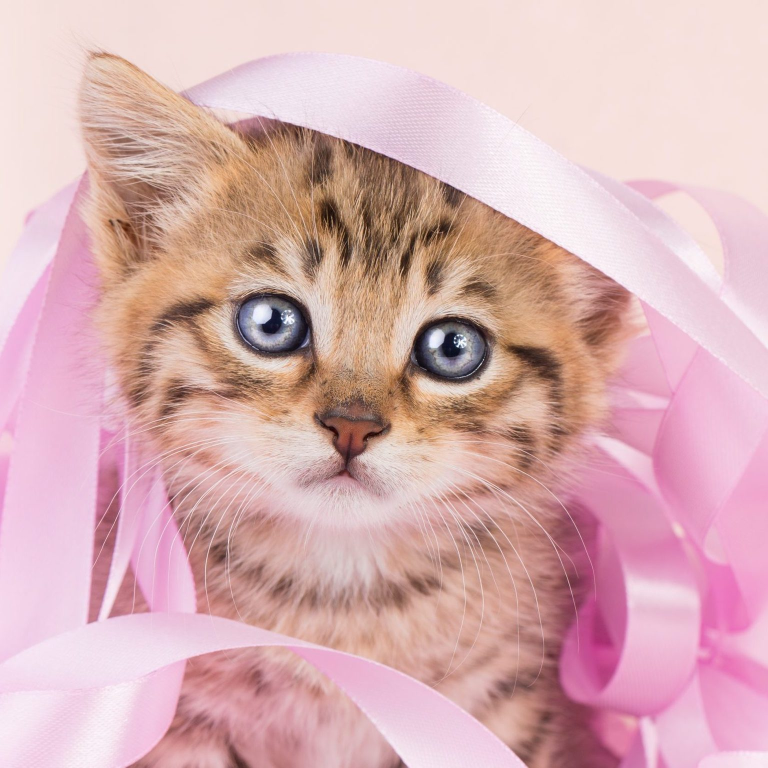
#> input picture picture/cat1.jpg, 1536 x 1536 px (shown at 1/2 size)
$ python transformation.py
#> lines starting #> are read from the running program, lines starting #| are printed output that depends on the picture
import cv2 as cv
import numpy as np
img =cv.imread('picture/cat1.jpg')
#> img is the input picture: shape (1536, 1536, 3); mean B, G, R 179, 175.7, 216.3
#cv.imshow('CAT1',img)
resized =cv.resize(img,(500,500),interpolation=cv.INTER_CUBIC)
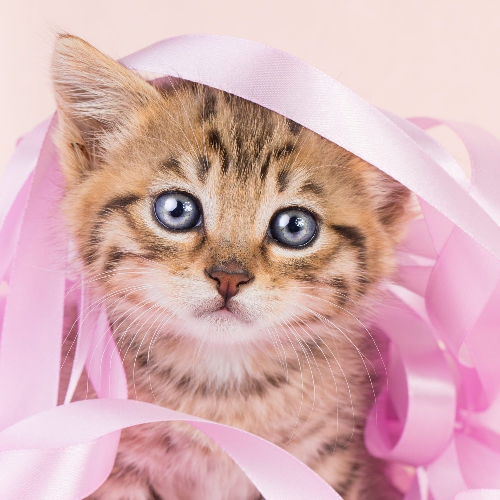
#> resized: shape (500, 500, 3); mean B, G, R 179, 175.7, 216.3
cv.imshow('Resized',resized)
# [27 lines of commented-out code are left out]
flip =cv.flip(resized,1)
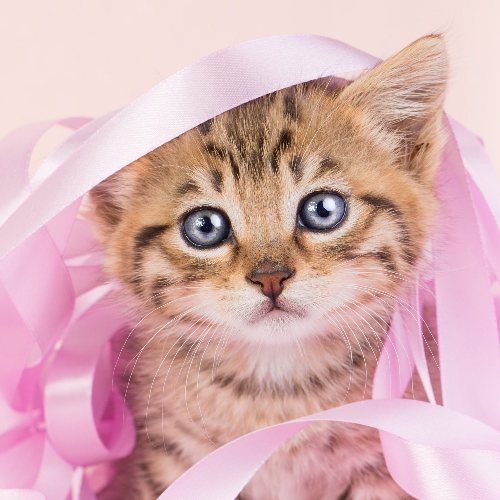
#> flip: shape (500, 500, 3); mean B, G, R 179, 175.7, 216.3
cv.imshow('Flip',flip)

cv.waitKey()

$ run again, with picture/GettyImages-1163112877-scaled.jpg copied over picture/cat1.jpg
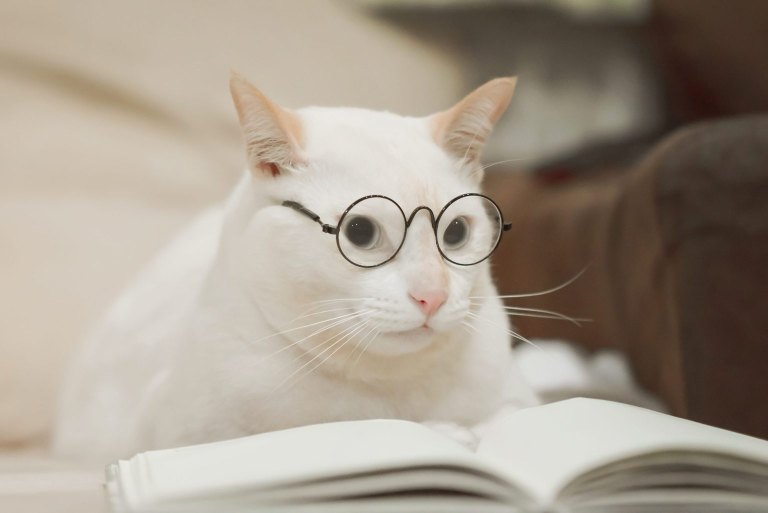
#> input picture picture/GettyImages-1163112877-scaled.jpg, 1536 x 1025 px (shown at 1/2 size)
#> img is the input picture: shape (1025, 1536, 3); mean B, G, R 140.1, 153.4, 163.9
#> `resized =cv.resize(img,(500,500),interpolation=cv.INTER_CUBIC)`:
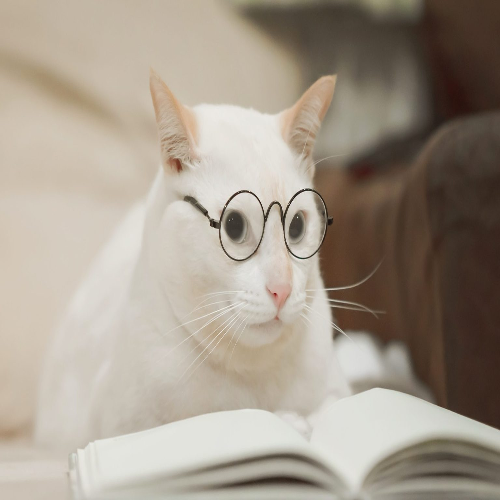
#> resized: shape (500, 500, 3); mean B, G, R 140.1, 153.4, 163.9
#> `flip =cv.flip(resized,1)`:
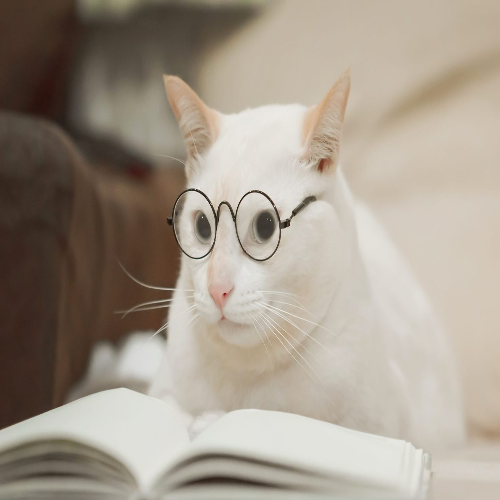
#> flip: shape (500, 500, 3); mean B, G, R 140.1, 153.4, 163.9
